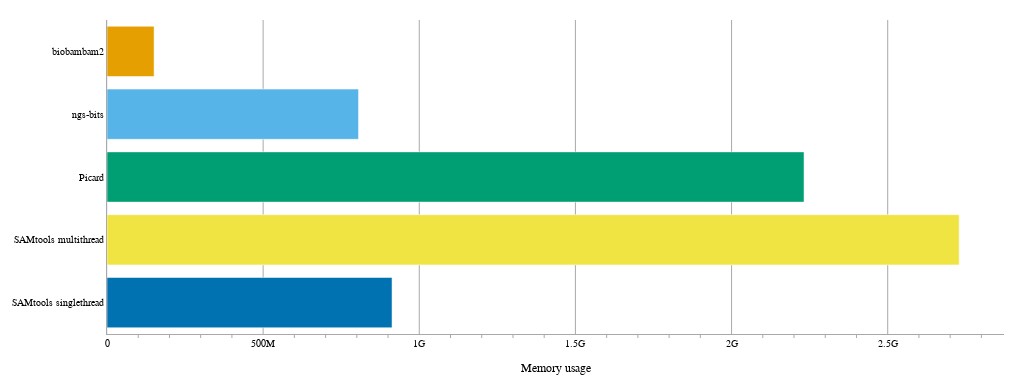

Source (notebook cell):
### Code cell
figure_memory = go.Figure()

for run_type in type_order:
    figure_memory.add_trace(
        go.Bar(
            name=run_type,
            y=[run_type],
            x=[df_grouped[df_grouped["type"] == run_type]["rss"].median()],
            orientation="h",
            marker_color=type_to_color[run_type],
        )
    )

figure_memory.update_layout(
    dict(
        width=570,
        height=215,
        margin=dict(l=20, r=20, t=20, b=20),
        template="plotly_white",
        font=dict(family="Arial", color="#000000", size=10),
        showlegend=False,
        xaxis_title="Memory usage",
    )
)
figure_memory.update_xaxes(
    zeroline=True,
    tickformat="~s",
    title_font=dict(family="Arial", color="#000000", size=12),
    showline=True,
    linecolor="darkgrey",
    gridcolor="darkgrey",
    minor_ticks="outside",
    minor_tickcolor="darkgrey",
)
figure_memory.update_yaxes(
    showticklabels=True,
    showline=True,
    linecolor="darkgrey",
)
figure_memory.write_image("bam2fastqbenchmark_memory.pdf")

figure_memory.update_layout(
    dict(
        width=1024,
        height=384,
    )
)
figure_memory.show()

### Figure 1 — Plotly figure (JSON) as saved in the notebook; plotly's stock layout.template omitted (floating-point values rounded to 4 significant figures)
{"data": [{"marker": {"color": "#0072b2"}, "name": "SAMtools singlethread", "orientation": "h", "type": "bar", "x": [912762880], "y": ["SAMtools singlethread"]}, {"marker": {"color": "#f0e442"}, "name": "SAMtools multithread", "orientation": "h", "type": "bar", "x": [2728775680], "y": ["SAMtools multithread"]}, {"marker": {"color": "#009e73"}, "name": "Picard", "orientation": "h", "type": "bar", "x": [2232053760], "y": ["Picard"]}, {"marker": {"color": "#56b4e9"}, "name": "ngs-bits", "orientation": "h", "type": "bar", "x": [805421056], "y": ["ngs-bits"]}, {"marker": {"color": "#e69f00"}, "name": "biobambam2", "orientation": "h", "type": "bar", "x": [150765568], "y": ["biobambam2"]}], "layout": {"font": {"color": "#000000", "family": "Arial", "size": 10}, "height": 384, "margin": {"b": 20, "l": 20, "r": 20, "t": 20}, "showlegend": false, "width": 1024, "xaxis": {"gridcolor": "darkgrey", "linecolor": "darkgrey", "minor": {"tickcolor": "darkgrey", "ticks": "outside"}, "showline": true, "tickformat": "~s", "title": {"font": {"color": "#000000", "family": "Arial", "size": 12}, "text": "Memory usage"}, "zeroline": true}, "yaxis": {"linecolor": "darkgrey", "showline": true, "showticklabels": true}}}
